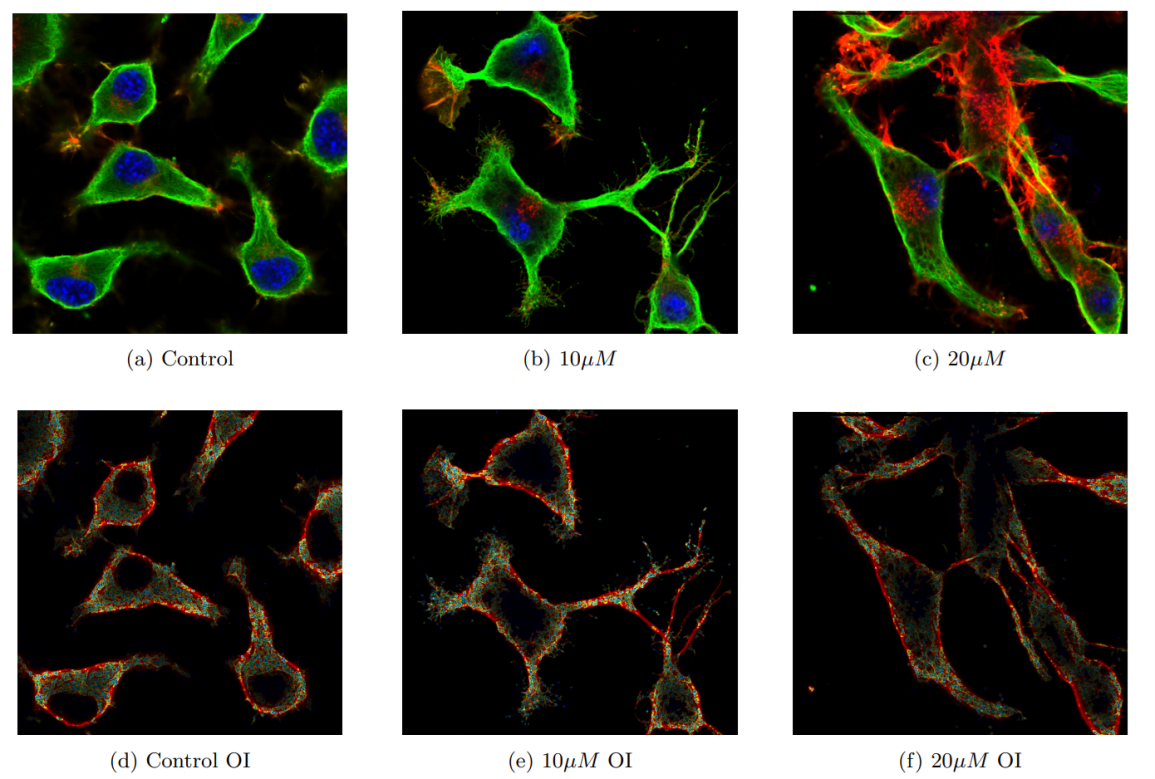
#> input picture assets/images/projects/bio.png, 1155 x 779 px, given in place of pinn-sim-0.gif, which was not available
$ python compose_pinn_gif.py
#> lines starting #> are read from the running program, lines starting #| are printed output that depends on the picture; pictures that were not available may be replaced by others from this repository, and a replacement may not be noted
from pathlib import Path

from PIL import Image


ROOT = Path(__file__).resolve().parents[1]
SOURCE_FILES = [
    ROOT / "source-media" / "pinn" / "pinn-sim-0.gif",
    ROOT / "source-media" / "pinn" / "pinn-sim-3-a.gif",
    ROOT / "source-media" / "pinn" / "pinn-sim-3-b.gif",
]
OUTPUT_DIR = ROOT / "src" / "assets" / "images" / "projects"
OUTPUT_GIF = OUTPUT_DIR / "physics-informed-transformer.gif"
OUTPUT_PREVIEW = OUTPUT_DIR / "physics-informed-transformer.png"

TARGET_WIDTH = 720
PANEL_GAP = 12
FRAME_STEP = 2
FRAME_DURATION_MS = 160


def main() -> None:
    animations = [Image.open(path) for path in SOURCE_FILES]
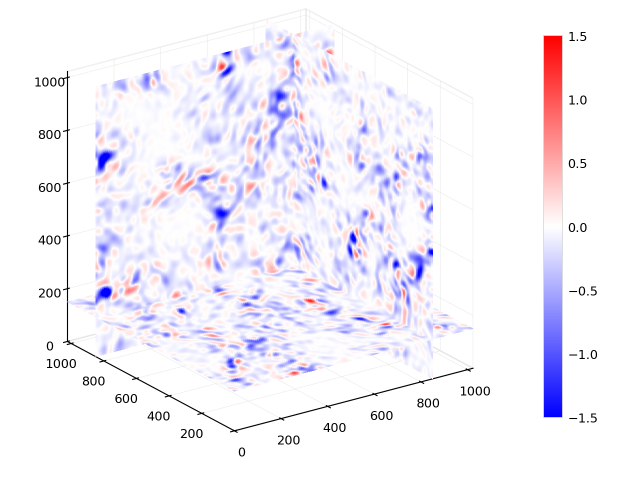
#> input picture assets/images/projects/data-driven-turbulence.png, 1244 x 963 px, given in place of pinn-sim-3-a.gif, which was not available (shown at 1/2 size)
#> animations = 3 items
    try:
        source_frame_count = min(
            getattr(image, "n_frames", 1) for image in animations
        )
#> source_frame_count = 1
        frame_indices = range(0, source_frame_count, FRAME_STEP)
        source_width, source_height = animations[0].size
#> source_width = 1155; source_height = 779
        target_height = round(source_height * TARGET_WIDTH / source_width)
#> target_height = 486
        canvas_height = target_height * len(animations) + PANEL_GAP * (len(animations) - 1)
#> canvas_height = 1482

        output_frames: list[Image.Image] = []
        for frame_index in frame_indices:
            canvas = Image.new("RGB", (TARGET_WIDTH, canvas_height), "white")
            for panel_index, animation in enumerate(animations):
                animation.seek(frame_index)
                panel = animation.convert("RGB").resize(
                    (TARGET_WIDTH, target_height), Image.Resampling.LANCZOS
                )
                y = panel_index * (target_height + PANEL_GAP)
                canvas.paste(panel, (0, y))

            output_frames.append(
                canvas.quantize(colors=256, method=Image.Quantize.MEDIANCUT)
            )
#> animation is the input picture: PIL image 1244x963 RGBA; mean R, G, B, A 244, 241, 249.7, 255
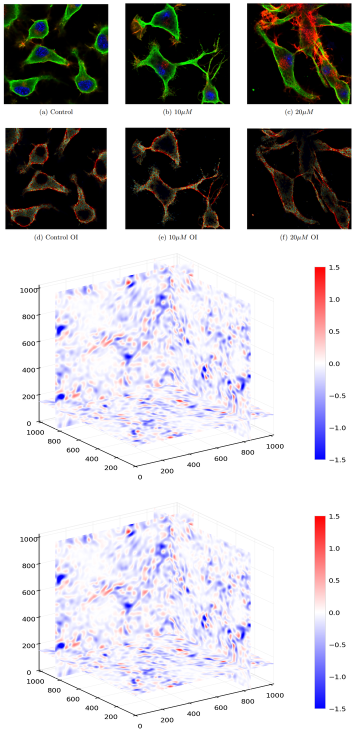
#> canvas: PIL image 720x1482 RGB (shown at 1/2 size); mean R, G, B 191.4, 189.4, 192.2
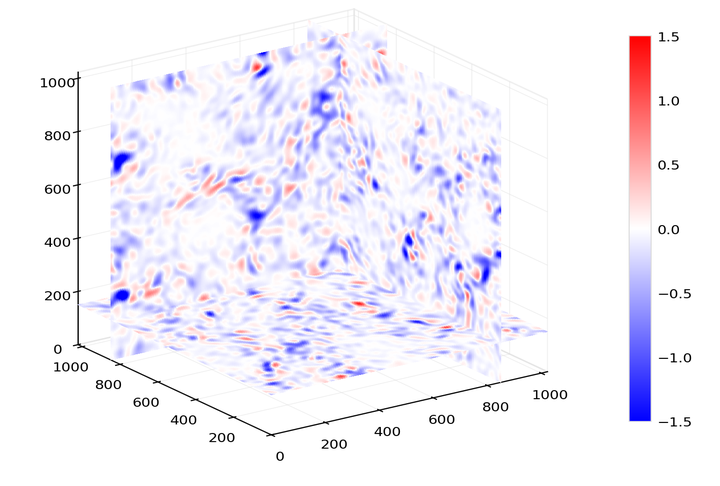
#> panel: PIL image 720x486 RGB; mean R, G, B 243.9, 240.8, 249.5
#> after the loop, output_frames = 1 item

        OUTPUT_DIR.mkdir(parents=True, exist_ok=True)
        output_frames[0].convert("RGB").save(OUTPUT_PREVIEW, optimize=True)
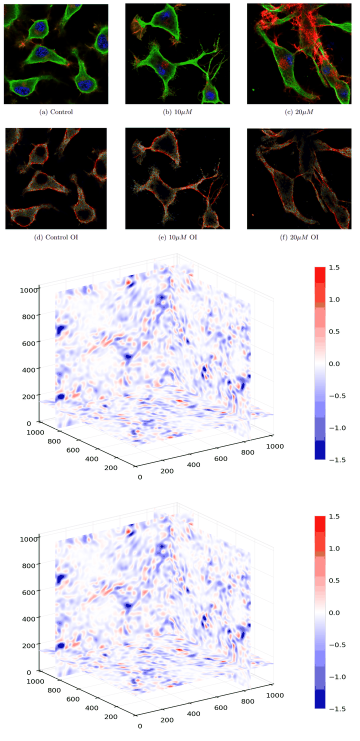
#> saved as physics-informed-transformer.png: PIL image 720x1482 RGB (shown at 1/2 size); mean R, G, B 191.4, 189.4, 192
        output_frames[0].save(
            OUTPUT_GIF,
            save_all=True,
            append_images=output_frames[1:],
            duration=FRAME_DURATION_MS,
            loop=0,
            disposal=2,
            optimize=True,
        )

        print(
            f"Created {OUTPUT_GIF} with {len(output_frames)} frames at "
            f"{TARGET_WIDTH}x{canvas_height}; preview: {OUTPUT_PREVIEW}"
        )
#| Created src/assets/images/projects/physics-informed-transformer.gif with 1 frames at 720x1482; preview: src/assets/images/projects/physics-informed-transformer.png
    finally:
        for animation in animations:
            animation.close()
#> this loop made 3 passes


if __name__ == "__main__":
    main()
